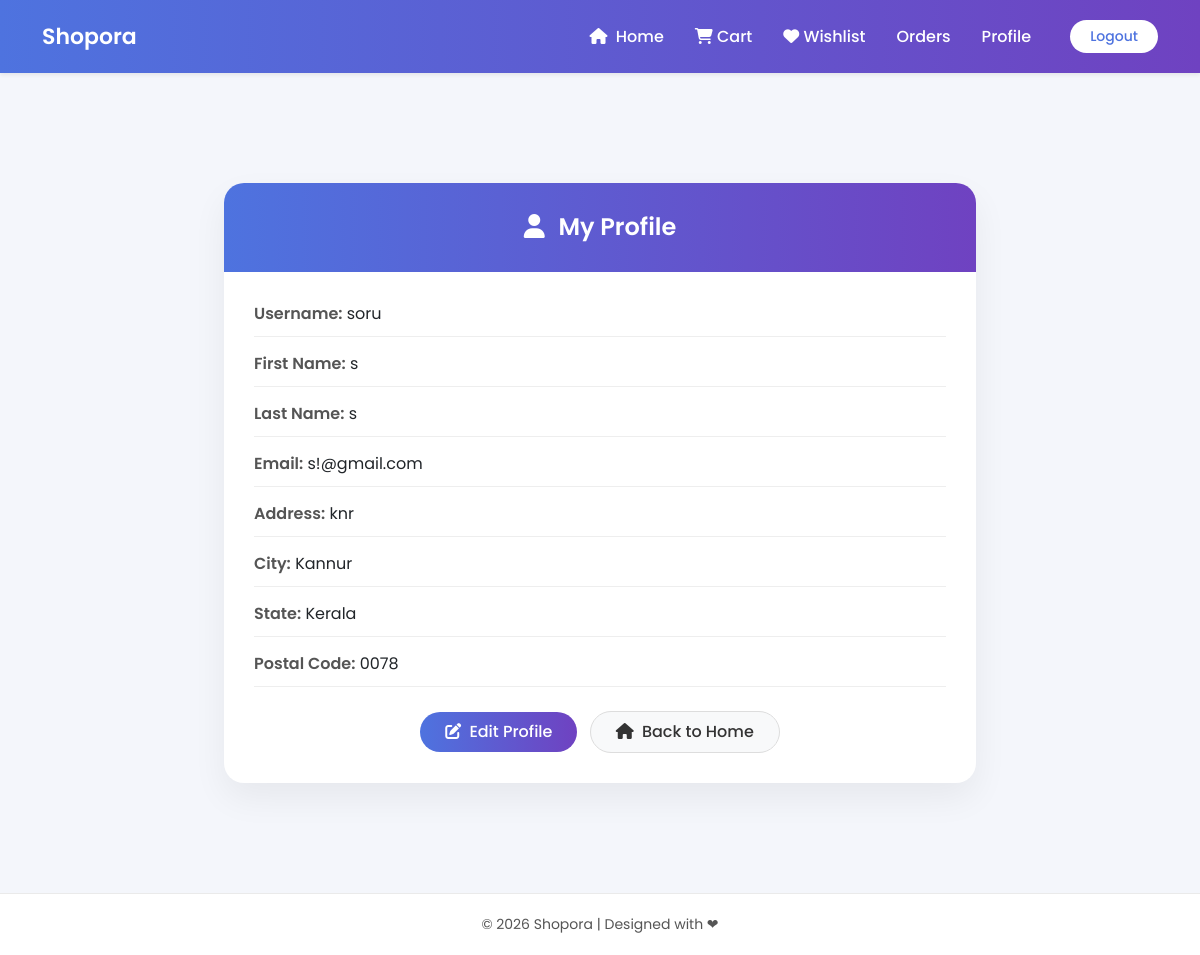
The app's page /view_profile (signed in) with its own data.
### user/models.py (models this page shows)
class reg(models.Model):
    user=models.OneToOneField(User,on_delete=models.CASCADE)
    address=models.TextField()
    city=models.CharField(max_length=100)
    postalcode=models.CharField(max_length=100)
    state=models.CharField(max_length=100)
    phone=models.CharField(max_length=100,null=True,blank=True)

### user/views.py (the view)
# urls.py: path('view_profile',views.view_profile,name='view_profile'),
def view_profile(request):
    profile = get_object_or_404(reg, user=request.user)
    return render(request, 'user/view_profile.html', {'profile': profile})

### template/user/view_profile.html (shortened to what this page needs)
{% extends 'user/base.html' %}
{% block content %}
<div class="container profile-wrapper">
    <div class="row justify-content-center">
        <div class="col-md-8">
            <div class="profile-card">
                <div class="profile-header">
                    <h4>
                        <i class="fa-solid fa-user me-2"></i>
                        My Profile
                    </h4>
                </div>
                <div class="profile-body">
                    <div class="profile-info">
                        <span class="profile-label">Username:</span>
                        {{ request.user.username }}
                    </div>
                    <div class="profile-info">
                        <span class="profile-label">First Name:</span>
                        {{ request.user.first_name }}
                    </div>
                    <div class="profile-info">
                        <span class="profile-label">Last Name:</span>
                        {{ request.user.last_name }}
                    </div>
                    <div class="profile-info">
                        <span class="profile-label">Email:</span>
                        {{ request.user.email }}
                    </div>
                    <div class="profile-info">
                        <span class="profile-label">Address:</span>
                        {{ profile.address }}
                    </div>
                    <div class="profile-info">
                        <span class="profile-label">City:</span>
                        {{ profile.city }}
                    </div>
                    <div class="profile-info">
                        <span class="profile-label">State:</span>
                        {{ profile.state }}
                    </div>
                    <div class="profile-info">
                        <span class="profile-label">Postal Code:</span>
                        {{ profile.postalcode }}
                    </div>
                    <div class="text-center mt-4">
    <a href="{% url 'edit_profile' %}" class="btn btn-edit me-2">
        <i class="fa-solid fa-pen-to-square me-1"></i>
        Edit Profile
    </a>
    <a href="{% url 'userhome' %}" class="btn btn-home">
        <i class="fa-solid fa-house me-1"></i>
        Back to Home
    </a>
</div>
                </div>
            </div>
        </div>
    </div>
</div>
{% endblock %}

### template/user/base.html (style rules this page uses)
body { font-family: 'Poppins', sans-serif; background: #f5f7fb; }

### template/user/view_profile.html (style rules this page uses)
body { background: #f4f6fb; }
.profile-wrapper { padding: 60px 0; min-height: 80vh; }
.profile-card { background: #ffffff; border-radius: 20px; box-shadow: 0 15px 35px rgba(0,0,0,0.06); overflow: hidden; }
.profile-header { background: linear-gradient(90deg, #4e73df, #6f42c1); padding: 30px; text-align: center; color: white; }
.profile-header h4 { margin: 0; font-weight: 600; }
.profile-body { padding: 30px; }
.profile-info { margin-bottom: 15px; padding-bottom: 10px; border-bottom: 1px solid #eee; }
.profile-label { font-weight: 600; color: #555; }
.btn-edit { border-radius: 30px; padding: 8px 25px; background: linear-gradient(90deg, #4e73df, #6f42c1); border: none; color: white; font-weight: 500; }
.btn-home { border-radius: 30px; padding: 8px 25px; background: #f8f9fa; border: 1px solid #ddd; font-weight: 500; color: #333; }

### records on screen
reg: address "knr", city "Kannur", state "Kerala", postalcode "0078"

### other values on screen
{{ request.user.username }} "soru"
{{ request.user.first_name }} "s"
{{ request.user.last_name }} "s"
{{ request.user.email }} "s!@gmail.com"
